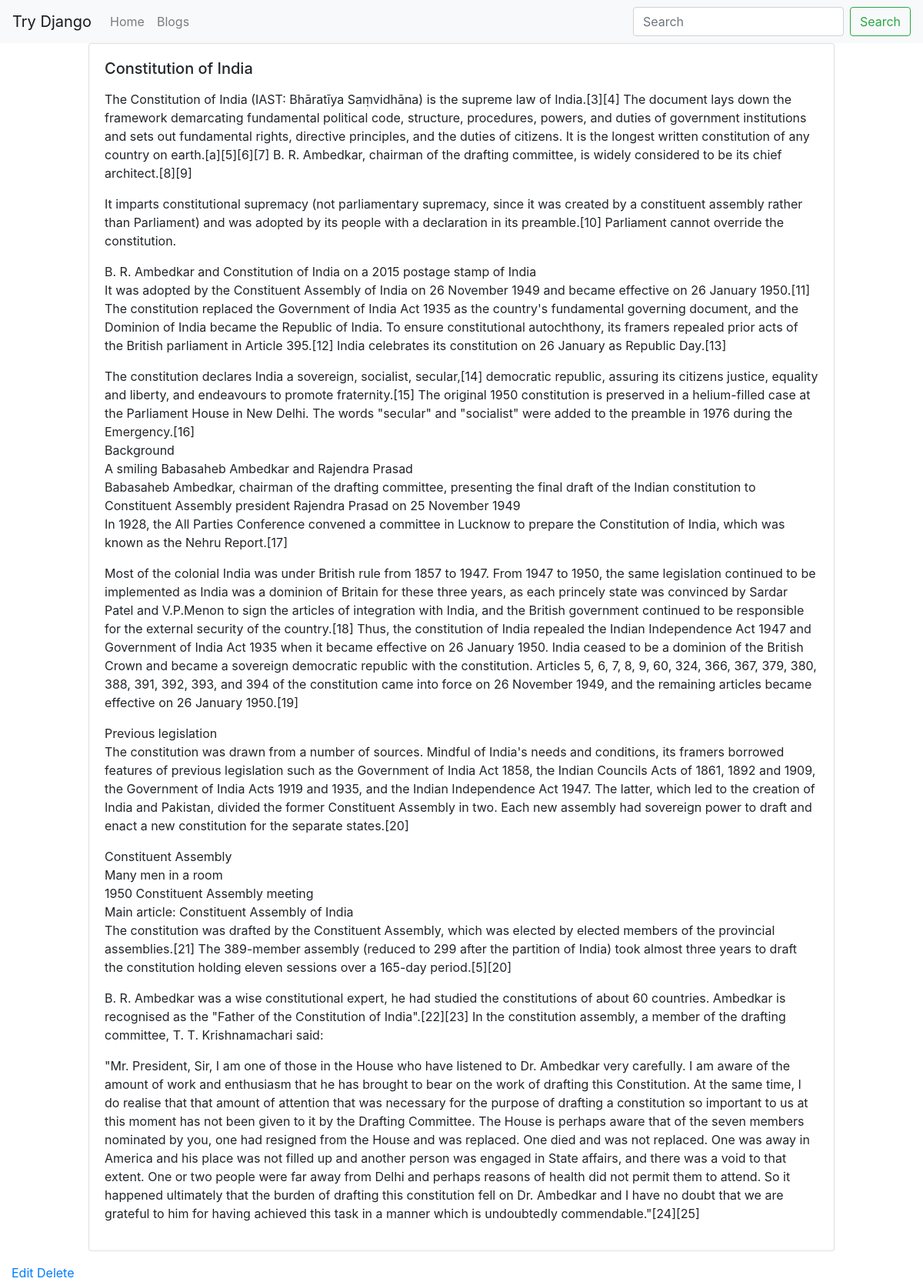
The app's page /blog/ind/ (signed in) with its own data.
### blog/models.py (models this page shows)
class BlogPost(models.Model):  #blogoist_set ---> queryset
    user = models.ForeignKey(User,default=1,null=True,on_delete=models.SET_NULL)
    title = models.CharField(max_length=50)
    slug = models.SlugField(unique=True)  # hello world --> hello-world
    content = models.TextField(null = True, blank=True)
    publish_date = models.DateTimeField(auto_now_add=False, auto_now=False, null=True, blank=True)
    timestamp = models.DateTimeField(auto_now_add=True)
    updated = models.DateTimeField(auto_now=True)
    class Meta:
        ordering = ['-pk' , '-publish_date', '-timestamp', '-updated']
    def get_absolute_url(self):
        return f"/blog/{self.slug}/"
    def get_edit_url(self):
        return f"{self.get_absolute_url()}edit/"
    def get_delete_url(self):
        return f"{self.get_absolute_url()}delete/"

### blog/views.py (the view)
# urls.py: path('<str:slug>/', blog_post_detail_view),
def blog_post_detail_view(request,slug):
    obj = get_object_or_404(BlogPost, slug=slug)  # id  :  should be an integer value
    template_name = "blog/detail.html"
    context = {"object": obj}
    return render(request, template_name, context)

### blog/template/blog/detail.html
{% extends "base.html" %}
{% block content %}
<div class= "row">
{% include 'blog/list-inline.html' with blog_post=object detail=True %}
    {% if request.user.is_authenticated %}
    {% if request.user.is_staff %}
<div class = "col-12">
<a href = "{{object.get_edit_url}}" >Edit</a>
        <a href = "{{object.get_delete_url}}">Delete</a>
</div>
    {% endif %}
{% endif %}
    </div>
{% endblock %}

### blog/template/blog/list-inline.html (shortened to what this page needs)
<div class = 'col-12 col-md-10 mb-3 mx-auto'>
 <div class = "card">
     <div class="card-body">
         <h5  class= "card-title"> {{ blog_post.title }}  </h5>
         {% if truncate %}
            <p class = "card-text"> {{ blog_post.content | linebreaks | truncatewords:80}} </p>
        {% else %}
            <p class = "card-text"> {{ blog_post.content | linebreaks }} </p>
         {% endif %}
     </div>
     </div>
 </div>

### records on screen
BlogPost: title "Constitution of India", content "The Constitution of India (IAST: Bhāratīya Saṃvidhāna) is the supreme law of India.[3][4] The document lays down the framework demarcating fundamental political code, structure, procedures, powers, and duties of government institutions and sets out fundamental rights, directive principles, and the duties of citizens. It is the longest written constitution of any country on earth.[a][5][6][7] B. R. Ambedkar, chairman of the drafting committee, is widely considered to be its chief architect.[8][9] It imparts constitutional supremacy (not parliamentary supremacy, since it was created by a constituent assembly rather than Parliament) and was adopted by its people with a declaration in its…"
